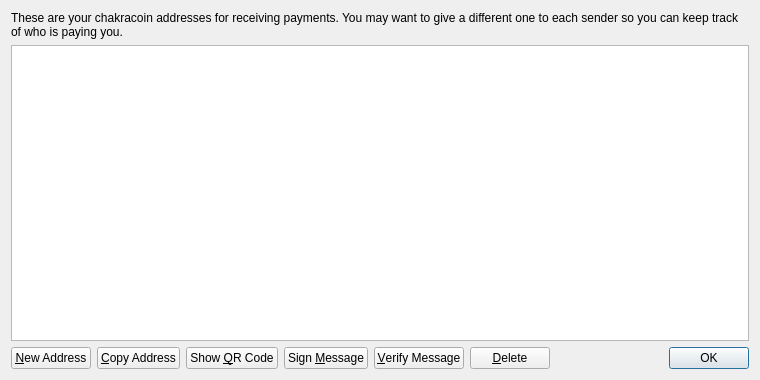
<?xml version="1.0" encoding="UTF-8"?>
<ui version="4.0">
 <class>AddressBookPage</class>
 <widget class="QWidget" name="AddressBookPage">
  <property name="geometry">
   <rect>
    <x>0</x>
    <y>0</y>
    <width>760</width>
    <height>380</height>
   </rect>
  </property>
  <property name="windowTitle">
   <string>Address Book</string>
  </property>
  <layout class="QVBoxLayout" name="verticalLayout">
   <item>
    <widget class="QLabel" name="labelExplanation">
     <property name="text">
      <string>These are your chakracoin addresses for receiving payments. You may want to give a different one to each sender so you can keep track of who is paying you.</string>
     </property>
     <property name="textFormat">
      <enum>Qt::PlainText</enum>
     </property>
     <property name="wordWrap">
      <bool>true</bool>
     </property>
    </widget>
   </item>
   <item>
    <widget class="QTableView" name="tableView">
     <property name="contextMenuPolicy">
      <enum>Qt::CustomContextMenu</enum>
     </property>
     <property name="toolTip">
      <string>Double-click to edit address or label</string>
     </property>
     <property name="tabKeyNavigation">
      <bool>false</bool>
     </property>
     <property name="alternatingRowColors">
      <bool>true</bool>
     </property>
     <property name="selectionMode">
      <enum>QAbstractItemView::SingleSelection</enum>
     </property>
     <property name="selectionBehavior">
      <enum>QAbstractItemView::SelectRows</enum>
     </property>
     <property name="sortingEnabled">
      <bool>true</bool>
     </property>
     <attribute name="verticalHeaderVisible">
      <bool>false</bool>
     </attribute>
    </widget>
   </item>
   <item>
    <layout class="QHBoxLayout" name="horizontalLayout">
     <item>
      <widget class="QPushButton" name="newAddressButton">
       <property name="toolTip">
        <string>Create a new address</string>
       </property>
       <property name="text">
        <string>&amp;New Address</string>
       </property>
       <property name="icon">
        <iconset resource="../bitcoin.qrc">
         <normaloff>:/icons/add</normaloff>:/icons/add</iconset>
       </property>
      </widget>
     </item>
     <item>
      <widget class="QPushButton" name="copyToClipboard">
       <property name="toolTip">
        <string>Copy the currently selected address to the system clipboard</string>
       </property>
       <property name="text">
        <string>&amp;Copy Address</string>
       </property>
       <property name="icon">
        <iconset resource="../bitcoin.qrc">
         <normaloff>:/icons/editcopy</normaloff>:/icons/editcopy</iconset>
       </property>
      </widget>
     </item>
     <item>
      <widget class="QPushButton" name="showQRCode">
       <property name="text">
        <string>Show &amp;QR Code</string>
       </property>
       <property name="icon">
        <iconset resource="../bitcoin.qrc">
         <normaloff>:/icons/qrcode</normaloff>:/icons/qrcode</iconset>
       </property>
      </widget>
     </item>
     <item>
      <widget class="QPushButton" name="signMessage">
       <property name="toolTip">
        <string>Sign a message to prove you own a chakracoin address</string>
       </property>
       <property name="text">
        <string>Sign &amp;Message</string>
       </property>
       <property name="icon">
        <iconset resource="../bitcoin.qrc">
         <normaloff>:/icons/edit</normaloff>:/icons/edit</iconset>
       </property>
      </widget>
     </item>
     <item>
      <widget class="QPushButton" name="verifyMessage">
       <property name="toolTip">
        <string>Verify a message to ensure it was signed with a specified chakracoin address</string>
       </property>
       <property name="text">
        <string>&amp;Verify Message</string>
       </property>
       <property name="icon">
        <iconset resource="../bitcoin.qrc">
         <normaloff>:/icons/transaction_0</normaloff>:/icons/transaction_0</iconset>
       </property>
      </widget>
     </item>
     <item>
      <widget class="QPushButton" name="deleteButton">
       <property name="toolTip">
        <string>Delete the currently selected address from the list</string>
       </property>
       <property name="text">
        <string>&amp;Delete</string>
       </property>
       <property name="icon">
        <iconset resource="../bitcoin.qrc">
         <normaloff>:/icons/remove</normaloff>:/icons/remove</iconset>
       </property>
      </widget>
     </item>
     <item>
      <spacer name="horizontalSpacer">
       <property name="orientation">
        <enum>Qt::Horizontal</enum>
       </property>
       <property name="sizeHint" stdset="0">
        <size>
         <width>40</width>
         <height>20</height>
        </size>
       </property>
      </spacer>
     </item>
     <item>
      <widget class="QDialogButtonBox" name="buttonBox">
       <property name="sizePolicy">
        <sizepolicy hsizetype="Maximum" vsizetype="Fixed">
         <horstretch>0</horstretch>
         <verstretch>0</verstretch>
        </sizepolicy>
       </property>
       <property name="standardButtons">
        <set>QDialogButtonBox::Ok</set>
       </property>
      </widget>
     </item>
    </layout>
   </item>
  </layout>
 </widget>
 <resources>
  <include location="../bitcoin.qrc"/>
 </resources>
 <connections/>
</ui>
